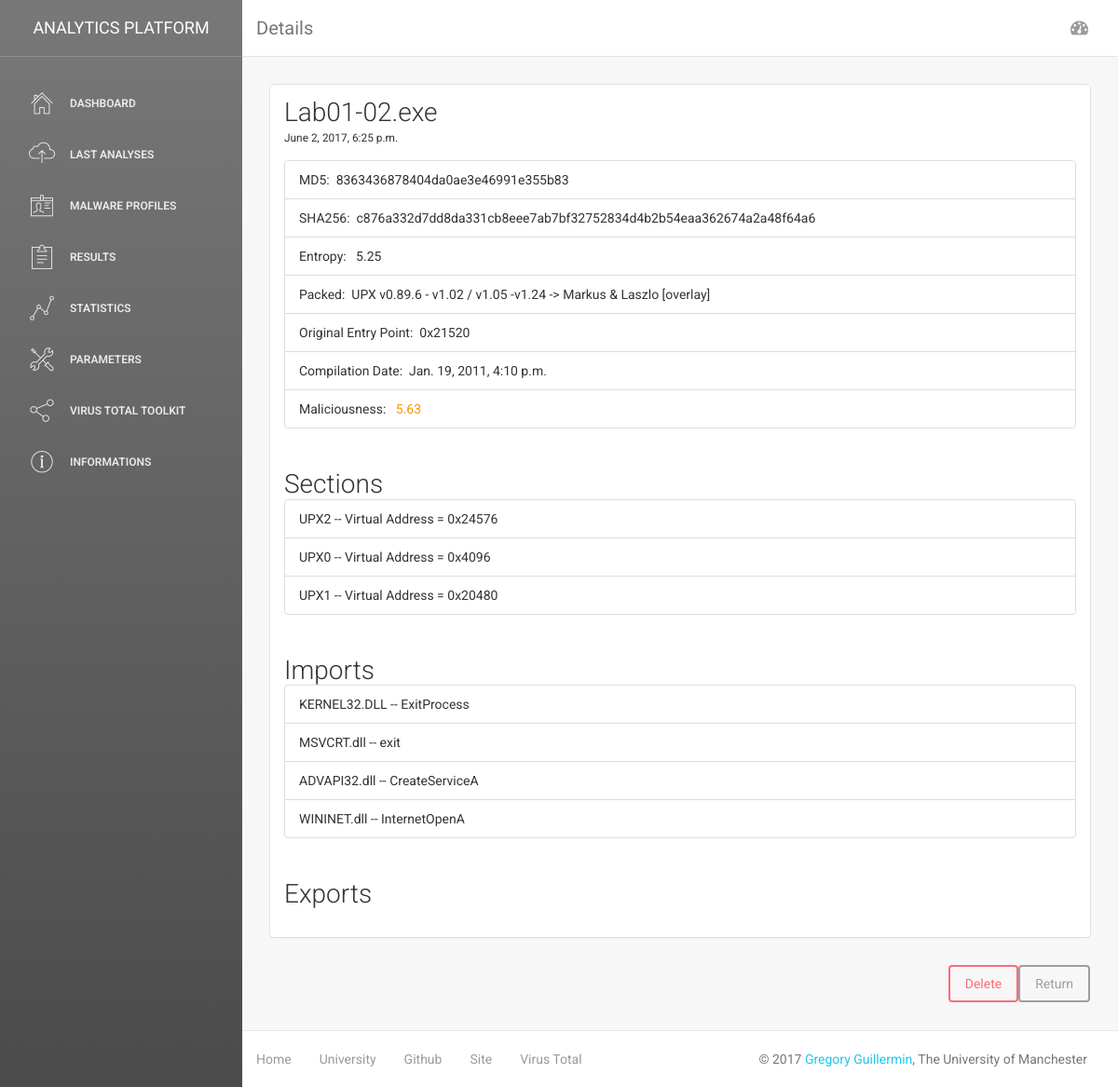
/files/details/8363436878404da0ae3e46991e355b83/, run on the app's committed database.
### classification/models.py (models this page shows, shortened)
class File(models.Model):
	name=models.CharField(max_length=150)
	md5=models.CharField(max_length=32, unique=True)
	sha=models.CharField(max_length=64)
	packer=models.CharField(max_length=250, null=True)
	compile_date=models.DateTimeField()
	added_date=models.DateTimeField(auto_now_add=True)
	maliciousness=models.DecimalField(max_digits=3, decimal_places=2, default=0)
	entropy=models.DecimalField(max_digits=4, decimal_places=2, default=0)
	oep=models.IntegerField(default=0)
	def isMalicious(self):
		return self.maliciousness>6
	isMalicious.boolean = True
	isMalicious.short_description = 'Is Malicious?'

class FileSection(models.Model):
	file=models.ForeignKey(File, on_delete=models.CASCADE)
	name=models.CharField(max_length=20)
	va=models.IntegerField(default=40000)

class FileImport(models.Model):
	file=models.ForeignKey(File, on_delete=models.CASCADE)
	dll=models.CharField(max_length=250)
	function=models.CharField(max_length=250)

### classification/views.py (the view)
# urls.py: url(r'^files/details/(?P<file_hash>[a-z0-9]{32})/$', views.fileDetails, name='fileDetails'),
def fileDetails(request, file_hash):
    file = File.objects.get(md5=file_hash)
    context={
    'title': "Details",
    'file': file,
    'sections': file.filesection_set.all(),
    'imports': file.fileimport_set.all(),
    'exports': file.fileexport_set.all(),
    'strings': file.filestrings_set.all()
    }
    return render(request, 'classification/fileDetails.html', context)

### classification/templates/classification/fileDetails.html (shortened to what this page needs)
{% extends 'classification/DashboardStruct.html' %}
{% block body %}
<div class="row">
	<div class="container-fluid">
		<div class="col-md-12">
			<div class="card">
				<div class="header">
					<h3 class="title">{{file.name}}</h3>
					<small>{{file.added_date}}</small>
				</div>
				<div class="content">
					<ul class="list-group">
						<li class="list-group-item">
						MD5:&nbsp;&nbsp;{{file.md5}}
						</li>
						<li class="list-group-item">
						SHA256:&nbsp;&nbsp;{{file.sha}}
						</li>
						<li class="list-group-item">
						Entropy:&nbsp;&nbsp; {{file.entropy}}
						</li>
						<li class="list-group-item">
						Packed:&nbsp;&nbsp;{{file.packer}}
						</li>
						<li class="list-group-item">
						Original Entry Point:&nbsp;&nbsp;0x{{file.oep}}
						</li>
						<li class="list-group-item">
						Compilation Date:&nbsp;&nbsp;{{file.compile_date}}
						</li>
						<li class="list-group-item">
						Maliciousness:&nbsp;&nbsp;
						{% if file.maliciousness > 6 %}
							<a class="text-danger" href="{% url 'classification:fileMaliciousness' file.md5 %}">
						{% elif file.maliciousness <= 6 and file.maliciousness >= 4 %}
							<a class="text-warning" href="{% url 'classification:fileMaliciousness' file.md5 %}">
						{% else %}
							<a class="text-success" href="{% url 'classification:fileMaliciousness' file.md5 %}">
						{% endif %}
							{{file.maliciousness}}
							</a>
						</li>
					</ul>
				</div>
				<div class="content">
					<h3 class="title">Sections</h3>
					<ul class="list-group">
					{% for s in sections %}
						<li class="list-group-item">
						{{s.name}} -- Virtual Address = 0x{{s.va}}
						</li>
					{% endfor %}
					</ul>
				</div>
				<div class="content">
					<h3 class="title">Imports</h3>
					<ul class="list-group">
					{% for i in imports %}
						<li class="list-group-item">
						{{i.dll}} -- {{i.function}}
						</li>
					{% endfor %}
					</ul>
				</div>
				<div class="content">
					<h3 class="title">Exports</h3>
				</div>
			</div>
				<div class="clearfix">
	    			<a href="{% url 'classification:index' %}"><button class="btn btn-default pull-right">Return</button></a>
	    			<a href="{% url 'classification:delFile' file.md5 %}"><button class="btn btn-danger pull-right">Delete</button></a>
				</div>
		</div>
	</div>
</div>
{% endblock %}

### data on the page
File: name "Lab01-02.exe", added_date "June 2, 2017, 6:25 p.m.", md5 "8363436878404da0ae3e46991e355b83", sha "c876a332d7dd8da331cb8eee7ab7bf32752834d4b2b54eaa362674a2a48f64a6", entropy "5.25", packer "UPX v0.89.6 - v1.02 / v1.05 -v1.24 -> Markus & Laszlo [overlay]", oep "21520", compile_date "Jan. 19, 2011, 4:10 p.m.", maliciousness "5.63"
FileSection: name "UPX2", va "24576"
FileSection: name "UPX0", va "4096"
FileSection: name "UPX1", va "20480"
FileImport: dll "KERNEL32.DLL", function "ExitProcess"
FileImport: dll "MSVCRT.dll", function "exit"
FileImport: dll "ADVAPI32.dll", function "CreateServiceA"
FileImport: dll "WININET.dll", function "InternetOpenA"

### other printed values
{{ title }} "Details"
